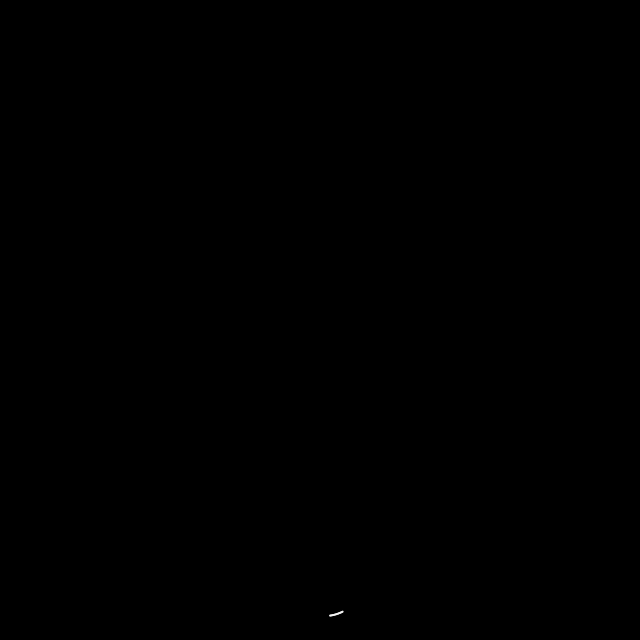
Frame 1 (no input)
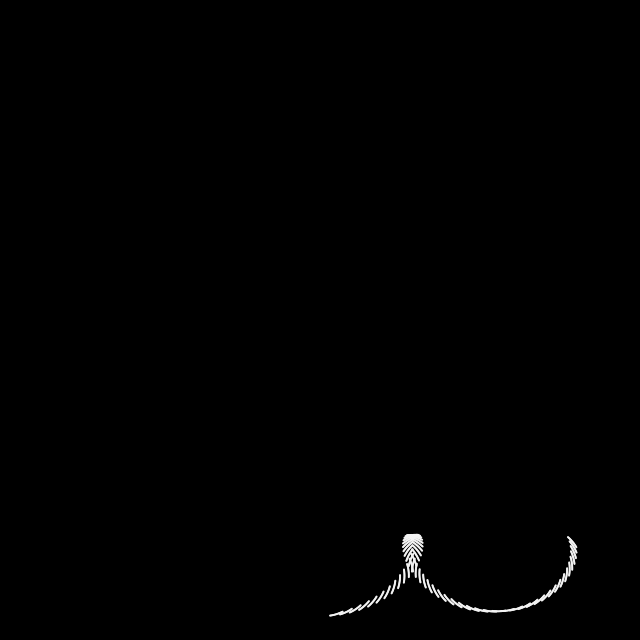
Frame 60 (the mouse pressed at the canvas centre just before this capture)
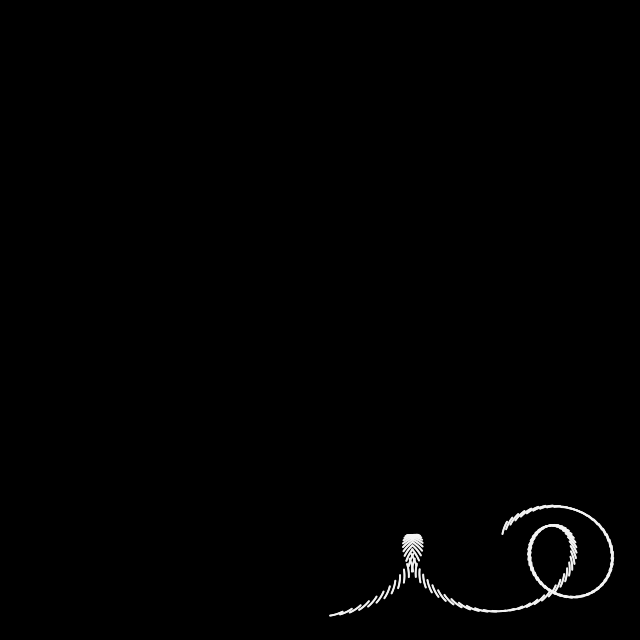
Frame 120 (the mouse held since frame 60 and released just before this capture)

The Processing sketch that drew these frames (run headless with seeded random() and noise(); from frame 60 on, the mouse is pressed at the canvas centre):

// Processing sketch: build
// ── build.pde
/*
 * complex waveforms
 */

int upsetter = 8;
int radius = 1;
int mul = 20;
float waveOffset_1 = 1.0;
float waveOffset_2 = 0.25;

void setup() {
  size(640, 640);
  background(0);
  fill(#f4f4f4f4);
  noStroke();
}

void draw () {
  translate(width/2, height/2);
  for (int i = 0; i < mul; i++) {
    float wave_x1 = sin(radians(frameCount * waveOffset_1)) * height * 0.4;
    float wave_x2 = sin(radians(frameCount * upsetter + i)) * 40;

    float wave_y1 = cos(radians(frameCount * waveOffset_2)) * height * 0.4;
    float wave_y2 = cos(radians(frameCount * upsetter + i)) * 40;
    ellipse(wave_x1 + wave_x2, wave_y1 + wave_y2, radius*2, radius*2);
  }
}
